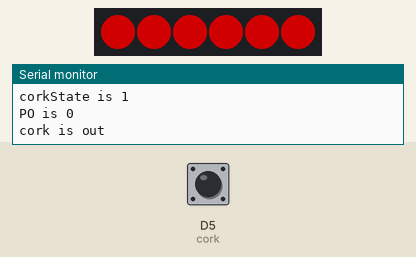
A sketch run on a simulated Particle Photon. Shown: 6 RGB LEDs in strip order, left to right, the last lines printed to the serial monitor. The test bench sets the inputs (shaded band); at power-on: D5 (cork) HIGH. Dim RGB values are drawn brighter than linear.

Above: at 0.4 s.
At 5.4 s:
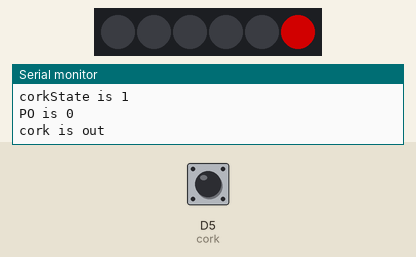
7.8 s: D5 (cork) pulled LOW for 0.5 s
At 15.1 s:
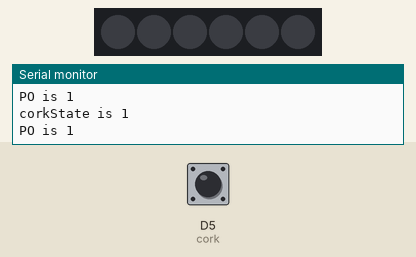
Timing chart, 0 to 15.9 s (numbered marks = the images above; inputs shaded):
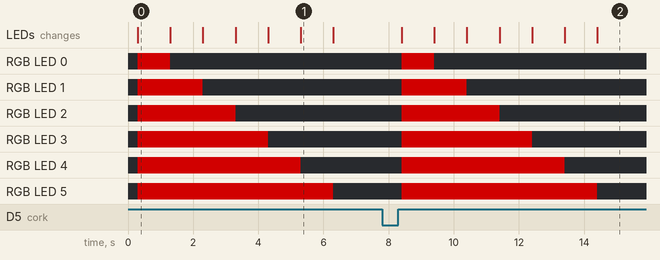

The sketch:

rena2.ino
```cpp
// This #include statement was automatically added by the Particle IDE.
#include "neopixel/neopixel.h"

/*
 * This is a minimal example, see extra-examples.cpp for a version
 * with more explantory documentation, example routines, how to
 * hook up your pixels and all of the pixel types that are supported.
 *
 */

/* button code snippet from: https://github.com/bkvarda/shamebutton */

#include "application.h"
//#include "neopixel/neopixel.h"

SYSTEM_MODE(AUTOMATIC);

// IMPORTANT: Set pixel COUNT, PIN and TYPE
#define PIXEL_PIN D2
#define PIXEL_COUNT 6
#define PIXEL_TYPE WS2812B

bool pixels_on = false;

Adafruit_NeoPixel strip = Adafruit_NeoPixel(PIXEL_COUNT, PIXEL_PIN, PIXEL_TYPE);
uint32_t red = strip.Color(122,0,0);
uint32_t green = strip.Color(51,204,51);
uint32_t off = strip.Color(0,0,0);

int corkState = 0;
//int pwrState = 1;

int cork = D5;
//int pwr = A5;

char corkString[40];
char pwrString[40];


void setup()
    {
      strip.begin();
      strip.show(); // Initialize all pixels to 'off'
      Serial.begin(9600);
      pinMode(cork, INPUT_PULLUP);
      //pinMode(pwr, OUTPUT);
      //digitalWrite(pwr, HIGH);
      Serial.println("finished setup");

    }

void loop() {

    delay(300);

  /*if (corkState == HIGH && pixels_on){
      delay(100);
  }*/
  corkState = digitalRead(cork); //get the state of the button
  Serial.print("corkState is ");
  Serial.println(corkState);
  Serial.print("PO is ");
  Serial.println(pixels_on);

    if (corkState == LOW && pixels_on) {
      // turn lights off
        Serial.println("cork is in");
        for  (int i=0; i<6; i++) {
            strip.setPixelColor(i,off);
        }
        strip.show();
        pixels_on = false;
    }


    if (corkState == HIGH && !pixels_on) {
        pixels_on = true;
        Serial.println("cork is out");
        for  (int i=0; i<6; i++) {
            strip.setPixelColor(i,red);

        }
        strip.show();

        //delay(10000);

        for (int i=0; i<6; i++) {
            strip.setPixelColor(i,off);
            delay(1000);
            strip.show();
        }
    }
}
```

Measured:
- after the input at 7.8 s, RGB LED 0: off → RGB(122, 0, 0) after 0.60 s, → off 1.0 s later; RGB LED 1: off → RGB(122, 0, 0) after 0.60 s, → off 2.0 s later
- what the display in image 0 shows lasts 1.0 s, from 0.3 s to 1.3 s
